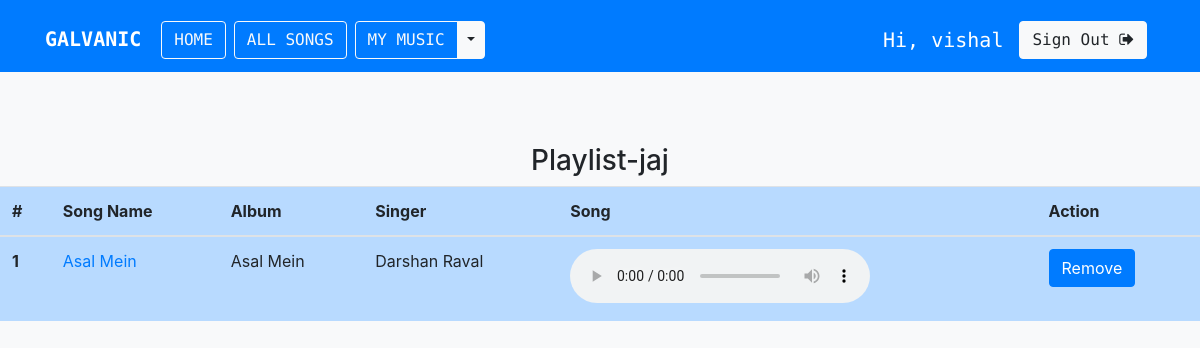
Screenshot of /playlist/jaj/ (signed in) with the database file from the repository.
### musicapp/models.py (models this page shows, shortened)
class Playlist(models.Model):
    user = models.ForeignKey(User, on_delete=models.CASCADE)
    playlist_name = models.CharField(max_length=200)
    song = models.ForeignKey(Song, on_delete=models.CASCADE)

class Song(models.Model):
    Language_Choice = (
              ('Hindi', 'Hindi'),
              ('English', 'English'),
          )
    name = models.CharField(max_length=200)
    album = models.CharField(max_length=200)
    language = models.CharField(max_length=20,choices=Language_Choice,default='Hindi')
    song_img = models.FileField()
    year = models.IntegerField()
    singer = models.CharField(max_length=200)
    song_file = models.FileField()

### musicapp/views.py (the view)
# urls.py: path('playlist/<str:playlist_name>/', views.playlist_songs, name='playlist_songs'),
def playlist_songs(request, playlist_name):
    songs = Song.objects.filter(playlist__playlist_name=playlist_name, playlist__user=request.user).distinct()
    if request.method == "POST":
        song_id = list(request.POST.keys())[1]
        playlist_song = Playlist.objects.filter(playlist_name=playlist_name, song__id=song_id, user=request.user)
        playlist_song.delete()
        messages.success(request, "Song removed from playlist!")
    context = {'playlist_name': playlist_name, 'songs': songs}
    return render(request, 'musicapp/playlist_songs.html', context=context)

### templates/musicapp/playlist_songs.html (shortened to what this page needs)
{% extends 'base.html' %}
{% load socialaccount %}
{% block body %}
<br>
<br>
<br>
<center>
  <h3>Playlist-{{playlist_name}}</h3>
</center>
<table class="table table-hover table-primary">
  <thead>
    <tr>
      <th scope="col">#</th>
      <th scope="col">Song Name</th>
      <th scope="col">Album</th>
      <th scope="col">Singer</th>
      <th scope="col">Song</th>
      <th scope="col">Action</th>
    </tr>
  </thead>
  <tbody>
    {% if songs %}
    {% for song in songs %}
    <tr>
      <th scope="row">{{forloop.counter}}</th>
      <td><a href="{% url 'detail' song.id %}">{{song.name}}</a></td>
      <td>{{song.album}}</td>
      <td>{{song.singer}}</td>
      <td>
        <audio controls>
          <source src="{{ song.song_file.url }}" type="audio/mpeg">
        </audio>
      </td>
      <td>
        <form method="post">
          <input class="btn btn-primary" type="submit" value="Remove" name={{song.id}}>
        </form>
      </td>
    </tr>
    {% endfor %}
    {% endif %}
  </tbody>
</table>
{% endblock body %}

### templates/base.html (shortened to what this page needs)
{% load static %}
<!doctype html>
<html lang="en">
<head>
    <link rel="stylesheet" href="https://maxcdn.bootstrapcdn.com/bootstrap/4.0.0/css/bootstrap.min.css">
    <link rel="stylesheet" href="https://stackpath.bootstrapcdn.com/font-awesome/4.7.0/css/font-awesome.min.css">
    <link href="{% static 'musicapp/css/musicplayer.css' %}" rel="stylesheet">
</head>
<body class="bg-light">
    <nav class="navbar navbar-expand-md navbar-primary bg-primary">
        <div class="container">
            <h1><a href="{% url 'index' %}" class="navbar-brand">
            <strong style="color:white">GALVANIC</strong></a></h1>
            <div class="collapse navbar-collapse">
                <a href="{% url 'index' %}" class="btn btn-outline-light mt-2 mx-1">HOME</a>
                <a href="{% url 'all_songs' %}" class="btn btn-outline-light mt-2 mx-1">ALL SONGS</a>
                {% if request.user.is_active %}
                <div class="btn-group mt-2 mx-1">
                    <a type="button" href="{% url 'mymusic' %}" class="btn btn-outline-light">MY MUSIC</a>
                    <button type="button" class="btn btn-light dropdown-toggle dropdown-toggle-split" data-toggle="dropdown" aria-haspopup="true" aria-expanded="false">
                    </button>
                </div>
                {% endif %}
            </div>
            <div class="collapse navbar-collapse justify-content-end" id="navbar">
            {% if request.user.is_active %}
            <h5 class="text-white mt-3 mx-2">Hi, {{ request.user.username }}</h5>
            <a href="{% url 'logout' %}" class="btn btn-light mt-2 mx-2"> Sign Out <i class="fa fa-sign-out" aria-hidden="true"></i></a>
            {% else %}
            <a href="{% url 'login' %}" class="btn btn-light mt-2 mx-2"><i class="fa fa-sign-in" aria-hidden="true"></i> Sign In</a>
            <a href="{% url 'signup' %}" class="btn btn-light mt-2 mx-2"><i class="fa fa-user-plus" aria-hidden="true"></i> Sign Up</a>
            {% endif %}
            </div>
        </div>
    </nav>
    {% block body %}
    {% endblock body %}
    <br>
    <br>
    <br>
</body>
</html>

### templates/base.html (style rules this page uses)
.navbar { font-family: 'Source Code Pro', monospace; }
html { position: relative; min-height: 100%; }
body { margin-bottom: 0px; }

### rows the page displays
Playlist: playlist_name "jaj"
Song: name "Asal Mein", album "Asal Mein", singer "Darshan Raval"

### other values shown
{{ request.user.username }} "vishal"
